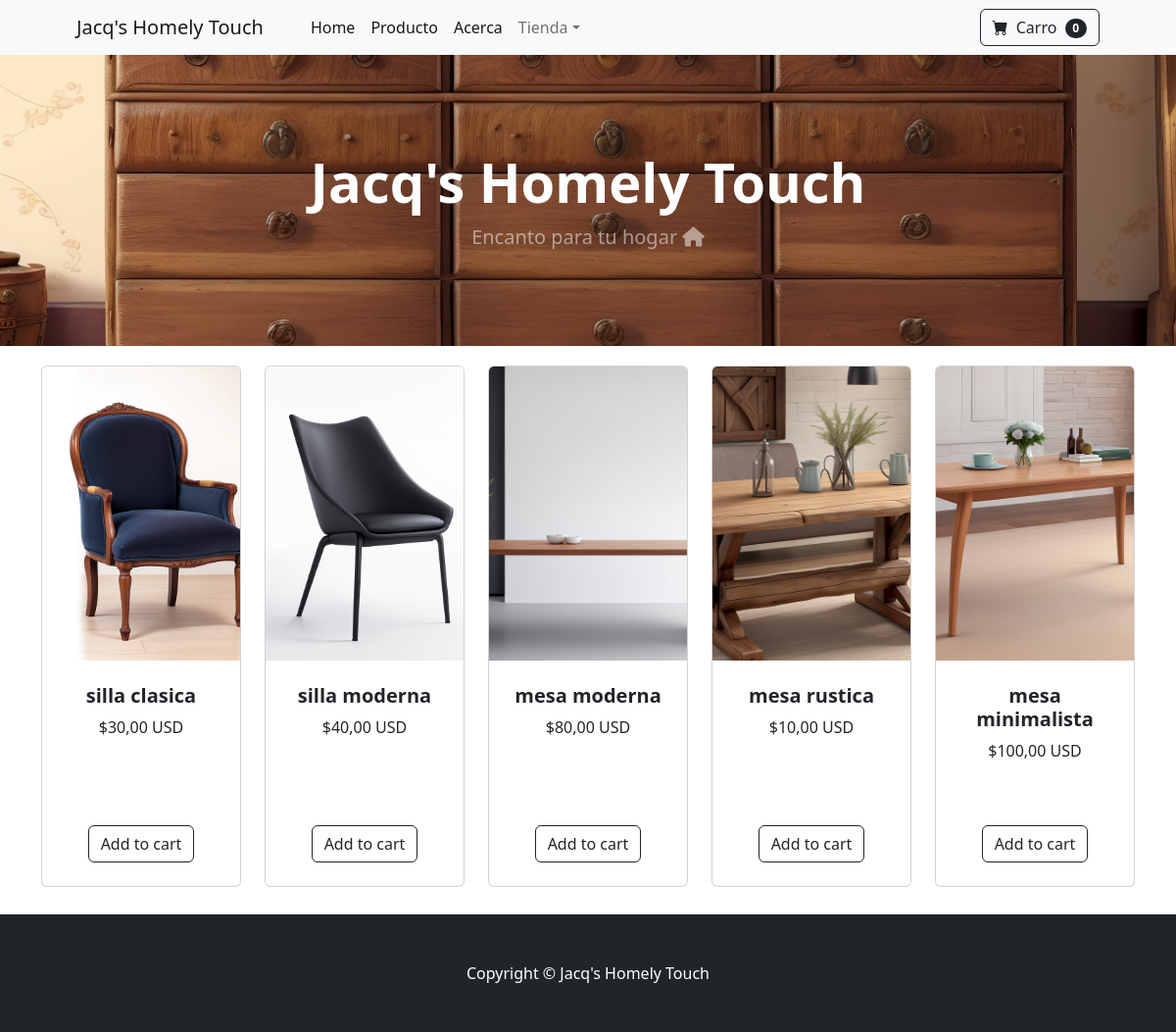
Before: / with the older database file.
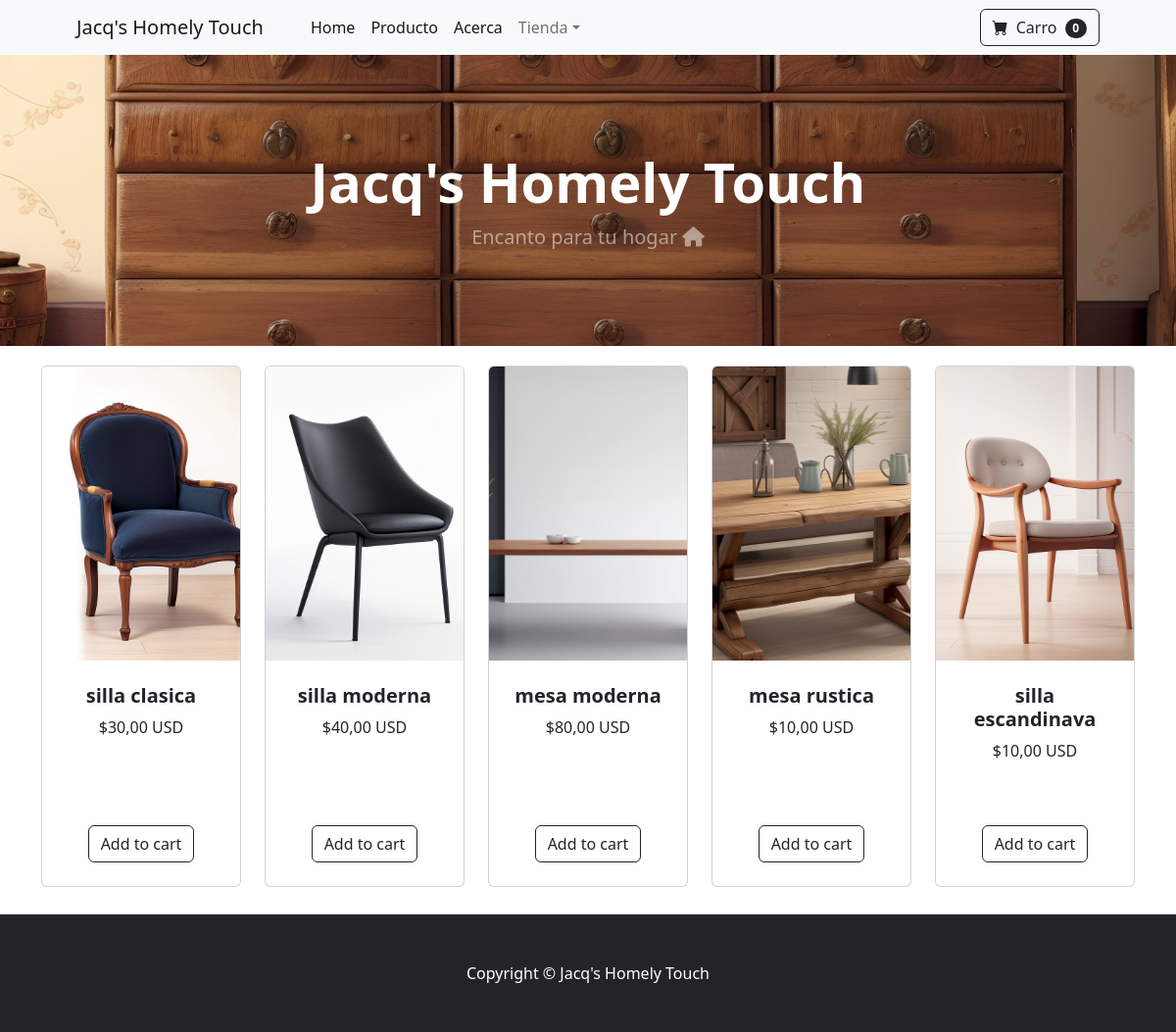
After: the same page with the newer database file.
### producto/models.py (models this page shows, shortened)
class Producto(models.Model):
    nombre = models.CharField(max_length=100)
    precio = models.DecimalField(max_digits=10, decimal_places=2)
    descripcion = models.TextField()
    foto = models.ImageField(upload_to='static/producto/img/')
    proveedor = models.ForeignKey(Proveedor, on_delete=models.CASCADE)
    stock = models.PositiveIntegerField(default=0)

### core/views.py (the view)
# urls.py: path('', views.home, name="index"),
def home(request):
    productos = Producto.objects.all()
    return render(request, 'core/index.html', {'productos': productos})

### core/templates/core/index.html (shortened to what this page needs)
{% load static %}
<!DOCTYPE html>
<html lang="en">
    <head>
        <link href="https://cdn.jsdelivr.net/npm/bootstrap-icons@1.5.0/font/bootstrap-icons.css" rel="stylesheet" />
        <link href="{% static 'core/css/styles.css' %}" rel="stylesheet" />
    </head>
    <body>
        {% include 'core/navbar.html' %}
        {% include 'core/header.html' %}
        {% include 'core/card.html' %}
        {% include 'core/footer.html' %}
    </body>
</html>

### core/templates/core/card.html (shortened to what this page needs)
{% load static %}
<div class="container">
    <div class="row">
        {% for producto in productos %}
            <div class="col mb-5">
                <div class="card h-100">
                    <img src="{{ producto.foto.url }}" class="card-img-top" alt="{{ producto.nombre }}">
                    <div class="card-body p-4">
                        <div class="text-center">
                            <h5 class="fw-bolder">{{ producto.nombre }}</h5>
                            ${{ producto.precio }} USD
                        </div>
                    </div>
                    <div class="card-footer p-4 pt-0 border-top-0 bg-transparent">
                        <div class="text-center">
                            <a href="#" class="btn btn-outline-dark mt-auto">Add to cart</a>
                        </div>
                    </div>
                </div>
            </div>
        {% endfor %}
    </div>
</div>

Changed rows visible on the page:
removed Producto: foto (picture), nombre "mesa minimalista", precio "100,00"
added Producto: foto (picture), nombre "silla escandinava", precio "10,00"
